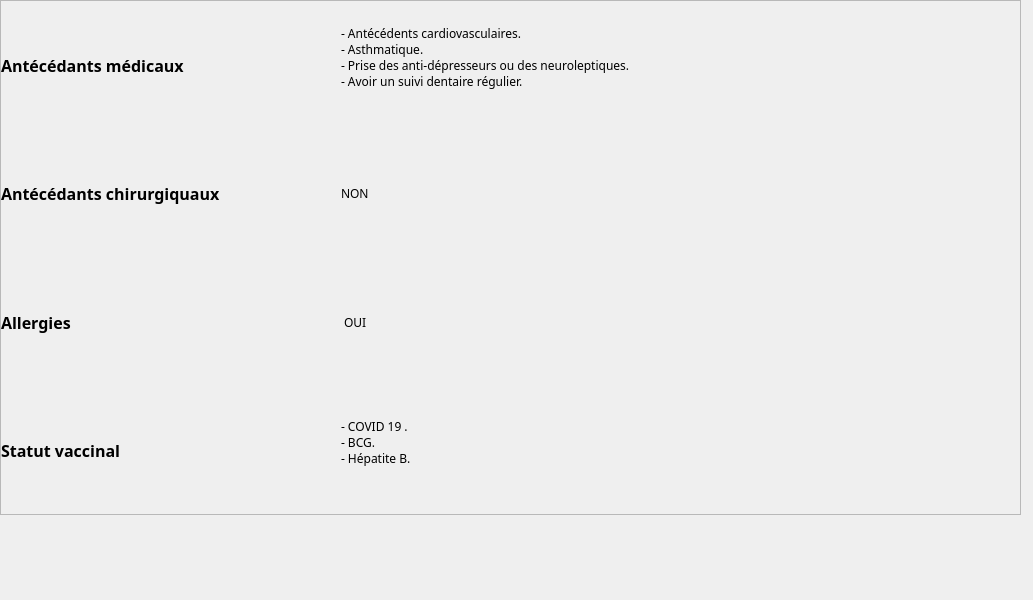
              <widget class="QWidget" name="scrollAreaWidgetContents_3">
               <property name="geometry">
                <rect>
                 <x>0</x>
                 <y>0</y>
                 <width>1033</width>
                 <height>600</height>
                </rect>
               </property>
               <property name="minimumSize">
                <size>
                 <width>0</width>
                 <height>600</height>
                </size>
               </property>
               <property name="maximumSize">
                <size>
                 <width>16777215</width>
                 <height>600</height>
                </size>
               </property>
               <widget class="QFrame" name="patientsDettalsTable">
                <property name="geometry">
                 <rect>
                  <x>0</x>
                  <y>0</y>
                  <width>1021</width>
                  <height>515</height>
                 </rect>
                </property>
                <property name="minimumSize">
                 <size>
                  <width>0</width>
                  <height>515</height>
                 </size>
                </property>
                <property name="maximumSize">
                 <size>
                  <width>16777215</width>
                  <height>515</height>
                 </size>
                </property>
                <property name="frameShape">
                 <enum>QFrame::StyledPanel</enum>
                </property>
                <property name="frameShadow">
                 <enum>QFrame::Raised</enum>
                </property>
                <layout class="QGridLayout" name="gridLayout_4">
                 <property name="leftMargin">
                  <number>0</number>
                 </property>
                 <property name="topMargin">
                  <number>0</number>
                 </property>
                 <property name="rightMargin">
                  <number>0</number>
                 </property>
                 <property name="bottomMargin">
                  <number>0</number>
                 </property>
                 <property name="spacing">
                  <number>0</number>
                 </property>
                 <item row="2" column="0">
                  <widget class="QLabel" name="label_158">
                   <property name="font">
                    <font>
                     <family>Noto Sans</family>
                     <pointsize>12</pointsize>
                     <weight>75</weight>
                     <bold>true</bold>
                    </font>
                   </property>
                   <property name="text">
                    <string>Allergies</string>
                   </property>
                  </widget>
                 </item>
                 <item row="3" column="0">
                  <widget class="QLabel" name="label_188">
                   <property name="font">
                    <font>
                     <family>Noto Sans</family>
                     <pointsize>12</pointsize>
                     <weight>75</weight>
                     <bold>true</bold>
                    </font>
                   </property>
                   <property name="text">
                    <string>Statut vaccinal</string>
                   </property>
                  </widget>
                 </item>
                 <item row="3" column="1" colspan="2">
                  <widget class="QLabel" name="label_146">
                   <property name="font">
                    <font>
                     <family>Noto Sans</family>
                    </font>
                   </property>
                   <property name="text">
                    <string>- COVID 19 .
- BCG.
- Hépatite B.
</string>
                   </property>
                  </widget>
                 </item>
                 <item row="1" column="0">
                  <widget class="QLabel" name="label_186">
                   <property name="font">
                    <font>
                     <family>Noto Sans</family>
                     <pointsize>12</pointsize>
                     <weight>75</weight>
                     <bold>true</bold>
                    </font>
                   </property>
                   <property name="text">
                    <string>Antécédants chirurgiquaux</string>
                   </property>
                  </widget>
                 </item>
                 <item row="2" column="1" colspan="2">
                  <widget class="QLabel" name="label_176">
                   <property name="font">
                    <font>
                     <family>Noto Sans</family>
                    </font>
                   </property>
                   <property name="text">
                    <string> OUI</string>
                   </property>
                  </widget>
                 </item>
                 <item row="1" column="1" colspan="2">
                  <widget class="QLabel" name="label_177">
                   <property name="font">
                    <font>
                     <family>Noto Sans</family>
                    </font>
                   </property>
                   <property name="text">
                    <string>NON</string>
                   </property>
                  </widget>
                 </item>
                 <item row="0" column="0">
                  <widget class="QLabel" name="label_164">
                   <property name="font">
                    <font>
                     <family>Noto Sans</family>
                     <pointsize>12</pointsize>
                     <weight>75</weight>
                     <bold>true</bold>
                    </font>
                   </property>
                   <property name="text">
                    <string>Antécédants médicaux</string>
                   </property>
                  </widget>
                 </item>
                 <item row="0" column="1" colspan="2">
                  <widget class="QLabel" name="label_152">
                   <property name="font">
                    <font>
                     <family>Noto Sans</family>
                    </font>
                   </property>
                   <property name="text">
                    <string>- Antécédents cardiovasculaires.
- Asthmatique.
- Prise des anti-dépresseurs ou des neuroleptiques.
- Avoir un suivi dentaire régulier.
</string>
                   </property>
                  </widget>
                 </item>
                </layout>
               </widget>
              </widget>
